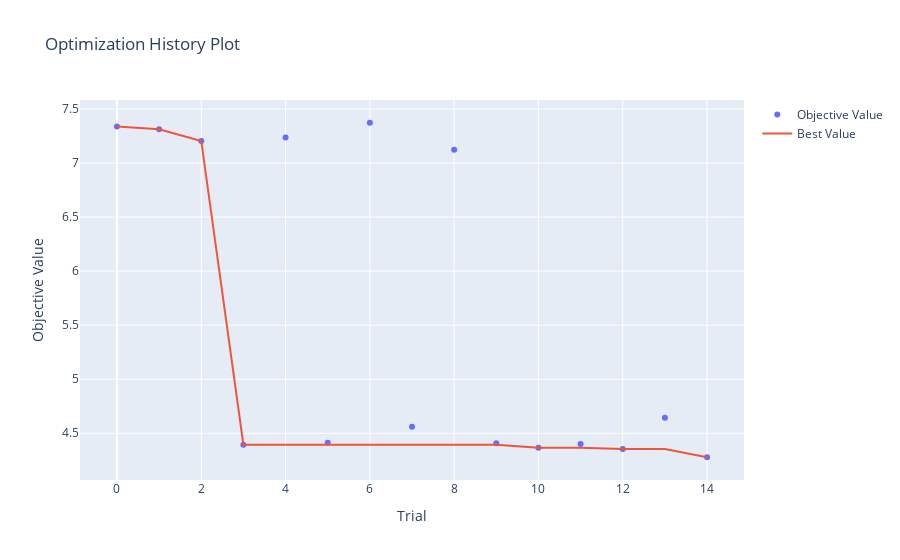
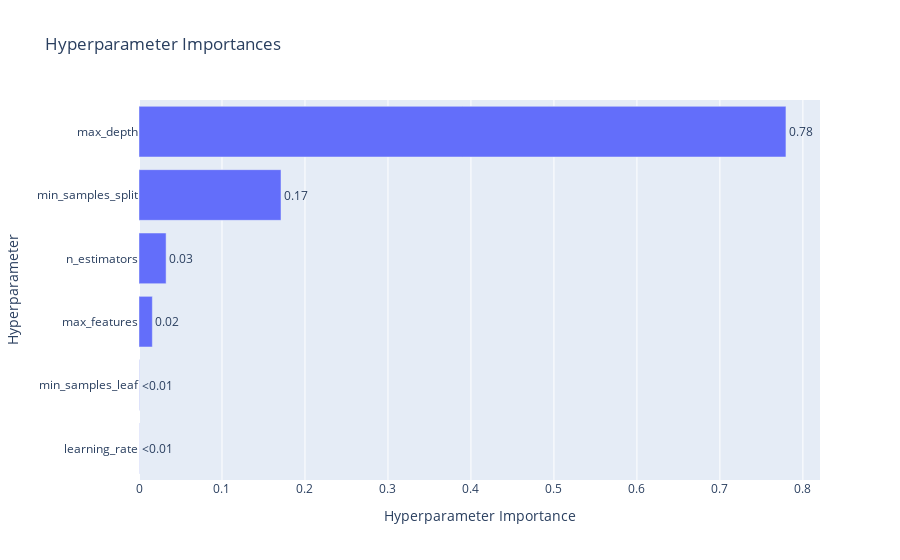

Notebook source saved alongside these figures, in order:
### Code cell
# Visualizations
vis.plot_optimization_history(study_ada).show()
vis.plot_param_importances(study_ada).show()

### Figure 1 — Plotly figure (JSON) as saved in the notebook; plotly's stock layout.template omitted (floating-point values rounded to 4 significant figures)
{"data": [{"mode": "markers", "name": "Objective Value", "x": [0, 1, 2, 3, 4, 5, 6, 7, 8, 9, 10, 11, 12, 13, 14], "y": [7.34, 7.313, 7.205, 4.394, 7.237, 4.413, 7.374, 4.561, 7.124, 4.408, 4.365, 4.401, 4.355, 4.643, 4.278], "type": "scatter"}, {"mode": "lines", "name": "Best Value", "x": [0, 1, 2, 3, 4, 5, 6, 7, 8, 9, 10, 11, 12, 13, 14], "y": [7.34, 7.313, 7.205, 4.394, 4.394, 4.394, 4.394, 4.394, 4.394, 4.394, 4.365, 4.365, 4.355, 4.355, 4.278], "type": "scatter"}, {"marker": {"color": "#cccccc"}, "mode": "markers", "name": "Infeasible Trial", "showlegend": false, "x": [], "y": [], "type": "scatter"}], "layout": {"title": {"text": "Optimization History Plot"}, "xaxis": {"title": {"text": "Trial"}}, "yaxis": {"title": {"text": "Objective Value"}}}}

### Figure 2 — Plotly figure (JSON) as saved in the notebook; plotly's stock layout.template omitted (floating-point values rounded to 4 significant figures)
{"data": [{"cliponaxis": false, "hovertemplate": ["learning_rate (FloatDistribution): 0.00020825250093848595<extra></extra>", "min_samples_leaf (IntDistribution): 0.0003393900444587537<extra></extra>", "max_features (CategoricalDistribution): 0.016087997856893653<extra></extra>", "n_estimators (IntDistribution): 0.03266100615203721<extra></extra>", "min_samples_split (IntDistribution): 0.1711135620391119<extra></extra>", "max_depth (IntDistribution): 0.7795897914065599<extra></extra>"], "name": "Objective Value", "orientation": "h", "text": ["<0.01", "<0.01", "0.02", "0.03", "0.17", "0.78"], "textposition": "outside", "x": [0.0002083, 0.0003394, 0.01609, 0.03266, 0.1711, 0.7796], "y": ["learning_rate", "min_samples_leaf", "max_features", "n_estimators", "min_samples_split", "max_depth"], "type": "bar"}], "layout": {"title": {"text": "Hyperparameter Importances"}, "xaxis": {"title": {"text": "Hyperparameter Importance"}}, "yaxis": {"title": {"text": "Hyperparameter"}}}}
